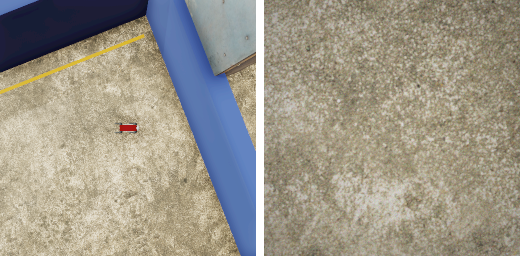
#> input picture tasks/quadruped/cross_embodiment_adaptation/solution/agent-view.png, 520 x 256 px
$ python -i perception.py   (imports and definitions only)
#> lines starting #> are read from the running program, lines starting #| are printed output that depends on the picture
"""What one frame of the scout's mast camera says about the floor plane.

The camera is a pinhole 2.0 m above the floor, looking straight down: a floor point appears where it is,
but a point at height h appears at 2 / (2 - h) times its distance from the image centre. So a wall or a
crate leans away from the centre, shows its near side faces and hides the floor behind it, and the colour
of a pixel says nothing about the floor point it covers unless that pixel is floor. A frame therefore yields

  ground  pixels that show the floor itself (concrete, paint, the pad): free at that very place. Only the
          central 1.6 m square of the image is used: farther out a crate's pale, sunlit side passes for floor
          while its lid, which tells them apart, may be out of the picture;
  solid   places certainly occupied at floor level: the foot of a near face (the first wall or crate-side
          pixel on a ray from the centre) and a crate's footprint (its lid, a known 0.62 m up, brought down);
  pad     the delivery pad;

and nothing about the rest (hidden, or leaning obstacle faces).
"""
import numpy as np
from scipy import ndimage

import vision as V

LENS = 2.0                       # the mast camera's height above the floor
LID = .62                        # height of a crate's lid
RIM = 3                          # pixels a crate's top extends beyond its lid (3 cm)
BODY = .42                       # the scout and its shadow hide the floor within this radius of the centre
TRUST = .80                      # half-width of the central square in which a floor-coloured pixel is floor

_yy, _xx = np.mgrid[:V.N, :V.N]
_dx, _dy = _xx-V.H, _yy-V.H
_rho = np.hypot(_dx, _dy)
OWN = _rho*V.SCOUT_MPP < BODY
# A crate's sunlit side can have the colour of the floor. Its lid cannot, and the lid lies on the same ray at
# most (LENS / (LENS - LID)) = 1.45 times as far out: inside this square the lid would be in the image too.
CENTRAL = (np.abs(_dx) < TRUST/V.SCOUT_MPP) & (np.abs(_dy) < TRUST/V.SCOUT_MPP)
# For every pixel: the pixel two steps nearer the image centre, and the two pixels one step to either side of
# its ray.
_k = np.maximum(_rho, 1e-6)
_IN_R = np.clip(np.rint(_yy-2*_dy/_k).astype(int), 0, V.N-1)
_IN_C = np.clip(np.rint(_xx-2*_dx/_k).astype(int), 0, V.N-1)
_SIDE = [(np.clip(np.rint(_yy+s*1.5*_dx/_k).astype(int), 0, V.N-1), np.clip(np.rint(_xx-s*1.5*_dy/_k).astype(int), 0, V.N-1))
         for s in (-1, 1)]
_INSIDE = (np.abs(_dx) < V.H-3) & (np.abs(_dy) < V.H-3)       # not at the very edge of the image
_SQUARE5 = np.ones((5, 5), bool)


def _components(mask, min_pixels):
    labels, count = ndimage.label(mask)
    if not count:
        return mask
    sizes = np.bincount(labels.ravel())
    keep = sizes >= min_pixels
    keep[0] = False
    return keep[labels]


def _scaled(mask, factor):
    """The mask shrunk toward the image centre: out(q) = mask(q / factor)."""
    return ndimage.affine_transform(mask.astype(np.float32), np.eye(2)/factor, offset=V.H*(1-1/factor),
                                    order=1, mode="constant", cval=0.) > .5


def feet(standing, floor):
    """Where something that stands on the floor meets it, as seen from above: the pixels of `standing` whose
    neighbour toward the image centre is floor. A vertical edge of a wall or a crate lies along a ray too and
    has floor beside it, but it rises from the floor: there the pixel beside the ray is floor as well, and such
    pixels are left out."""
    beside = floor[_SIDE[0]] | floor[_SIDE[1]]
    return standing & floor[_IN_R, _IN_C] & ~beside & _INSIDE


def colours(image):
    px = image.astype(np.float32)
    r, g, b = px[..., 0], px[..., 1], px[..., 2]
    lum = px.mean(axis=2)
    rb, gb, rg = r/np.maximum(b, 1.), g/np.maximum(b, 1.), r/np.maximum(g, 1.)
    concrete = (lum > 55) & (lum < 230) & (rb > 1.08) & (rb < 1.75) & (gb > 1.04) & (gb < 1.45) & (rg > 1.02) & (rg < 1.22)
    yellow = (rb > 2.0) & (rg > .95) & (rg < 1.5) & (lum > 110)          # floor paint, and the crates' straps
    pad = (b > 215) & (r < 115) & (g < 125)
    blue = (rb < .59) & (b > 30) & ~pad                                   # walls: tops and sides, lit or not
    dark = (lum < 62) & ~concrete & ~blue & ~pad                          # a crate's lid, or a wall's unlit side
    rust = (rb >= 1.75) & (lum > 100) & ~yellow                           # the crates' sides (with pale patches)
    strap = (rb > 2.6) & (rg > 1.) & (rg < 1.4) & (lum > 120)             # saturated yellow: straps (and paint)
    return concrete, yellow, pad, blue, dark, rust, strap


def scout_masks(image):
    """(ground, solid, pad, floor) of a scout frame, each a boolean image; `floor` is the floor-coloured part of
    the whole image (what registration and the floor mosaic use), `ground` its trusted, central part."""
    concrete, yellow, pad, blue, dark, rust, strap = colours(image)
    # A crate's top: a dark lid crossed by yellow straps (a dark patch without straps is a wall's unlit side).
    # Its footprint is the top brought down to the floor.
    lid = _components(ndimage.binary_opening(dark, structure=np.ones((3, 3), bool)), 300)
    crate_image = np.zeros_like(lid)
    footprint = np.zeros_like(lid)
    top = np.zeros_like(lid)
    if lid.any():
        labels, count = ndimage.label(ndimage.binary_dilation(lid, structure=_SQUARE5, iterations=2))
        straps = strap & (labels > 0)
        sizes = np.bincount(labels[straps], minlength=count+1)
        walls = np.bincount(labels[blue], minlength=count+1)
        keep = (sizes >= 20) & (walls < 30)                 # straps across it, and no wall beside it
        keep[0] = False
        top = ndimage.binary_closing((lid | straps) & keep[labels], structure=_SQUARE5, iterations=2)
        if top.any():
            top = ndimage.binary_dilation(top, iterations=RIM)
            down = (LENS-LID)/LENS
            footprint = _scaled(top, down)
            crate_image = top.copy()
            for factor in np.linspace(down, 1., 14)[:-1]:
                crate_image |= _scaled(top, factor)
            crate_image = ndimage.binary_dilation(crate_image, iterations=2)
    # (the pad is 4 cm thick: its own dark blue rim is neither a wall nor an obstacle)
    pad_area = ndimage.binary_dilation(_components(pad, 60), structure=_SQUARE5, iterations=2)
    wall = _components((blue | dark) & ~top & ~pad_area, 60)
    # Paint is a thin line; a broad yellow or rusty patch is the side of a crate.
    side = _components(ndimage.binary_opening(rust | yellow, structure=_SQUARE5), 120)
    side = ndimage.binary_dilation(side, structure=_SQUARE5)
    # The floor: concrete, paint and the pad, less stains' holes, in one large piece.
    ground = (concrete | yellow | pad_area) & ~wall & ~crate_image & ~side
    ground |= ~_components(~ground, 40) & ~wall & ~crate_image & ~side
    core = _components(ndimage.binary_opening(ground | OWN, structure=_SQUARE5), 1500)
    floor = ground & ndimage.binary_dilation(core, structure=_SQUARE5) & ~OWN
    ground = floor & CENTRAL
    # The foot of a wall or of a crate's side: its pixels whose neighbour toward the centre is floor.
    solid = (feet(wall | side, floor) | footprint) & ~OWN
    return ground, solid & ~pad_area, pad & floor, floor

>>> import cv2
>>> picture = cv2.imread('../agent-view.png', cv2.IMREAD_GRAYSCALE)
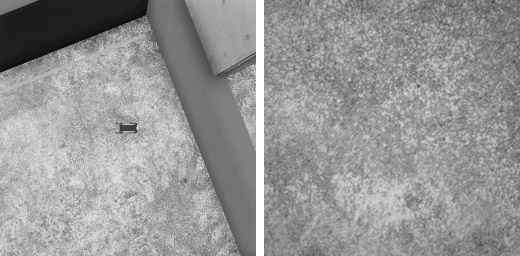
#> picture: shape (256, 520); min 16, max 255, mean 150.1
>>> result = scout_masks(picture)
#> in colours, `r, g, b = px[..., 0], px[..., 1], px[..., 2]`: r = 256 values, max 224 at index 245, min 21 at index 70, mean 142.9; g = 256 values, max 214 at index 240, min 20 at index 70, mean 143.4; b = 256 values, max 220 at index 244, min 17 at index 71, mean 144.2
#> (the run stopped early here; a loop or call above may not have finished)
